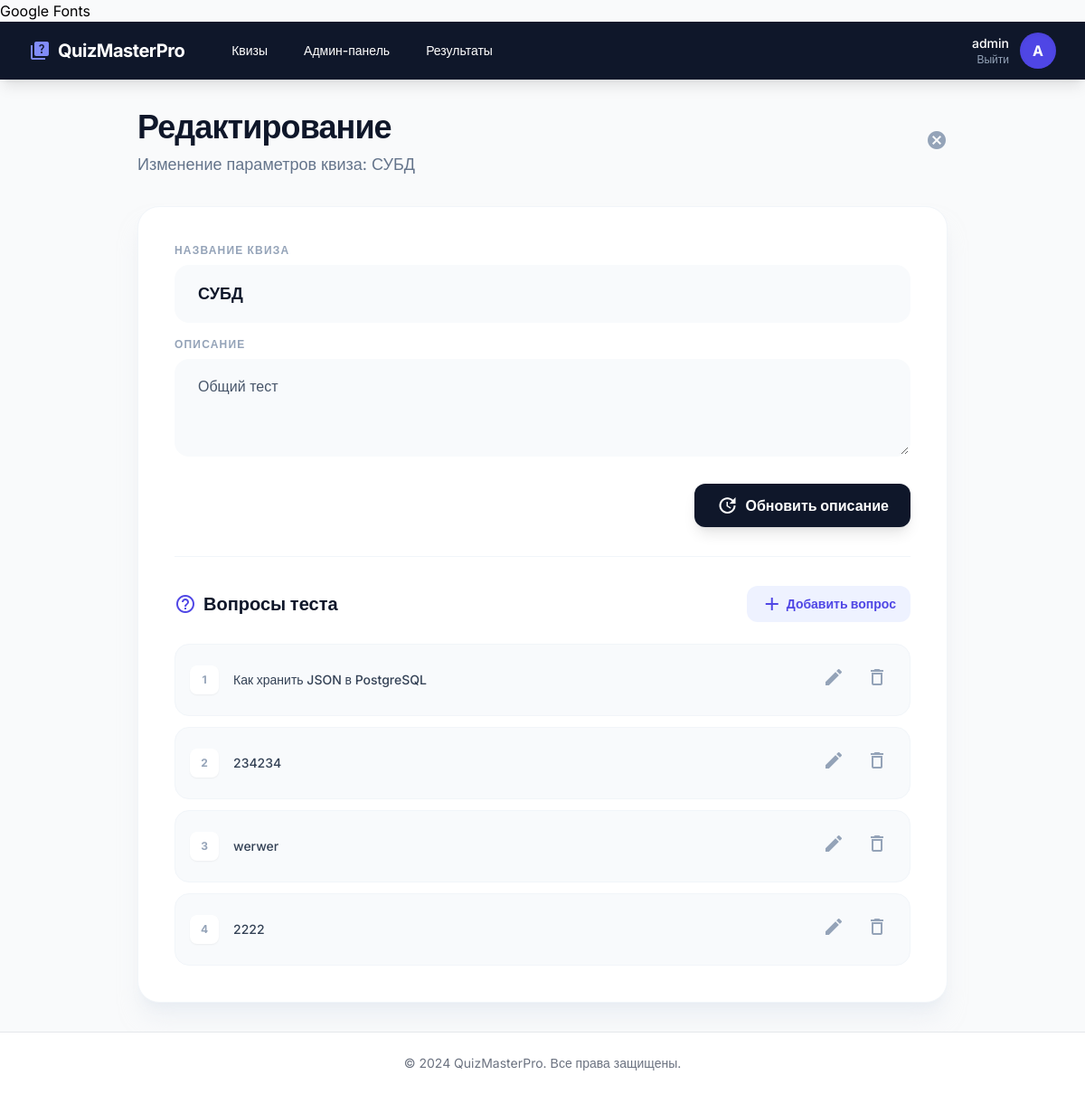
Page /admin/edit/1 (signed in) on the committed database.
### app/models.py (models this page shows, shortened)
class User(db.Model, UserMixin):
    id = db.Column(db.Integer, primary_key=True)
    username = db.Column(db.String(64), index=True, unique=True)
    password_hash = db.Column(db.String(128))
    is_admin = db.Column(db.Boolean, default=False)
    created_at = db.Column(db.DateTime, default=datetime.utcnow)

class Quiz(db.Model):
    id = db.Column(db.Integer, primary_key=True)
    title = db.Column(db.String(128), nullable=False)
    description = db.Column(db.Text)
    created_at = db.Column(db.DateTime, default=datetime.utcnow)
    created_by = db.Column(db.Integer, db.ForeignKey('user.id'))
    is_active = db.Column(db.Boolean, default=True)
    questions = db.relationship('Question', backref='quiz', lazy='dynamic', cascade='all, delete-orphan')

class Question(db.Model):
    id = db.Column(db.Integer, primary_key=True)
    quiz_id = db.Column(db.Integer, db.ForeignKey('quiz.id'))
    text = db.Column(db.Text, nullable=False)
    order = db.Column(db.Integer)
    answers = db.relationship('Answer', backref='question', lazy='dynamic', cascade='all, delete-orphan')

### app/routes/admin_routes.py (the view, shortened to what this page needs)
@admin_bp.route('/admin/edit/<int:quiz_id>', methods=['GET', 'POST'])
@admin_required
def edit_quiz(quiz_id):
    quiz = Quiz.query.get_or_404(quiz_id)
    questions = Question.query.filter_by(quiz_id=quiz_id).order_by(Question.order).all()
    logger.info(f'Admin {current_user.username} accessed edit quiz {quiz_id}')
    return render_template('admin/edit_quiz.html', quiz=quiz, questions=questions)

### app/__init__.py (called while the page is built)
def create_app():
    app = Flask(__name__)
    app.config.from_object(Config)
    db.init_app(app)
    login_manager.init_app(app)
    login_manager.login_view = 'auth.login'
    from app.routes.main import main_bp
    from app.routes.auth_routes import auth_bp
    from app.routes.quiz_routes import quiz_bp
    from app.routes.admin_routes import admin_bp
    app.register_blueprint(main_bp)
    app.register_blueprint(auth_bp, url_prefix='/auth')
    app.register_blueprint(quiz_bp, url_prefix='/quizzes')
    app.register_blueprint(admin_bp)
    @login_manager.user_loader
    def load_user(user_id):
        from app.models import User
        return User.query.get(int(user_id))
    return app

### app/routes/admin_routes.py (called while the page is built)
def admin_required(f):
    @wraps(f)
    def decorated_function(*args, **kwargs):
        if not current_user.is_authenticated or not current_user.is_admin:
            logger.warning(f'Unauthorized access attempt by {current_user.username if current_user.is_authenticated else "anonymous"} to admin route')
            flash('Access denied. Admin privileges required.', 'error')
            return redirect(url_for('auth.login'))
        return f(*args, **kwargs)
    return decorated_function

### app/templates/admin/edit_quiz.html (shortened to what this page needs)
{% extends "base.html" %}
{% block content %}
<div class="max-w-4xl mx-auto space-y-8">
    <div class="flex items-center justify-between">
        <div>
            <h1 class="text-4xl font-black text-slate-900 tracking-tight">Редактирование</h1>
            <p class="text-slate-500 mt-2 text-lg">Изменение параметров квиза: {{ quiz.title }}</p>
        </div>
        <a href="{{ url_for('admin.dashboard') }}" class="text-slate-400 hover:text-slate-600 transition-colors">
            <span class="material-icons text-3xl">cancel</span>
        </a>
    </div>
    <div class="bg-white rounded-3xl shadow-xl shadow-slate-200/50 border border-slate-100 overflow-hidden">
        <div class="p-8 sm:p-10 space-y-8">
            <form action="{{ url_for('admin.edit_quiz', quiz_id=quiz.id) }}" method="POST" class="space-y-6">
                <div class="space-y-4">
                    <div>
                        <label for="title" class="block text-xs font-bold text-slate-400 uppercase tracking-widest mb-2">Название квиза</label>
                        <input type="text" id="title" name="title" value="{{ quiz.title }}"
                            class="w-full px-6 py-4 bg-slate-50 border-2 border-transparent focus:border-indigo-500 focus:bg-white rounded-2xl transition-all outline-none text-lg font-bold text-slate-900" required>
                    </div>
                    <div>
                        <label for="description" class="block text-xs font-bold text-slate-400 uppercase tracking-widest mb-2">Описание</label>
                        <textarea id="description" name="description" rows="3"
                            class="w-full px-6 py-4 bg-slate-50 border-2 border-transparent focus:border-indigo-500 focus:bg-white rounded-2xl transition-all outline-none text-slate-600">{{ quiz.description or '' }}</textarea>
                    </div>
                </div>
                <div class="flex justify-end">
                    <button type="submit" class="inline-flex items-center px-6 py-3 bg-slate-900 hover:bg-slate-800 text-white font-bold rounded-xl transition-all shadow-lg">
                        <span class="material-icons mr-2 text-sm">update</span>
                        Обновить описание
                    </button>
                </div>
            </form>
            <div class="pt-8 border-t border-slate-100">
                <div class="flex items-center justify-between mb-6">
                    <h3 class="text-xl font-bold text-slate-900 flex items-center">
                        <span class="material-icons text-indigo-600 mr-2">help_outline</span>
                        Вопросы теста
                    </h3>
                    <a href="{{ url_for('admin.edit_question', quiz_id=quiz.id, question_order=questions|length + 1) }}"
                       class="inline-flex items-center px-4 py-2 bg-indigo-50 text-indigo-600 hover:bg-indigo-100 font-bold rounded-xl transition-colors text-sm">
                        <span class="material-icons text-sm mr-1">add</span>
                        Добавить вопрос
                    </a>
                </div>
                <div class="space-y-3">
                    {% for question in questions %}
                        <div class="flex items-center justify-between p-4 bg-slate-50 rounded-2xl border border-slate-100 group hover:border-indigo-200 transition-all">
                            <div class="flex items-center">
                                <span class="w-8 h-8 flex items-center justify-center bg-white rounded-lg text-xs font-bold text-slate-400 mr-4 shadow-sm">
                                    {{ loop.index }}
                                </span>
                                <span class="text-sm font-medium text-slate-700 truncate max-w-md">{{ question.text }}</span>
                            </div>
                            <div class="flex items-center space-x-2">
                                <a href="{{ url_for('admin.edit_question', quiz_id=quiz.id, question_order=loop.index) }}"
                                   class="p-2 text-slate-400 hover:text-indigo-600 transition-colors">
                                    <span class="material-icons text-sm">edit</span>
                                </a>
                                <button class="p-2 text-slate-400 hover:text-rose-500 transition-colors">
                                    <span class="material-icons text-sm">delete_outline</span>
                                </button>
                            </div>
                        </div>
                    {% endfor %}
                </div>
            </div>
        </div>
    </div>
</div>
{% endblock %}

### app/templates/base.html (shortened to what this page needs)
<!DOCTYPE html>
<html lang="en">
<head>
    <script src="https://cdn.tailwindcss.com"></script>
</head>
<body class="bg-gray-50 min-h-screen flex flex-col">
    <nav class="bg-slate-900 text-white shadow-lg">
        <div class="max-w-7xl mx-auto px-4 sm:px-6 lg:px-8">
            <div class="flex justify-between h-16 items-center">
                <div class="flex items-center">
                    <a href="{{ url_for('main.index') }}" class="flex items-center space-x-2 text-xl font-bold tracking-tight">
                        <span class="material-icons text-indigo-400">quiz</span>
                        <span>QuizMasterPro</span>
                    </a>
                    <div class="hidden md:block ml-10">
                        <div class="flex items-baseline space-x-4">
                            {% if current_user.is_authenticated %}
                                <a href="{{ url_for('quiz.list_quizzes') }}" class="px-3 py-2 rounded-md text-sm font-medium hover:bg-slate-800 transition">Квизы</a>
                                {% if current_user.is_admin %}
                                    <a href="{{ url_for('admin.dashboard') }}" class="px-3 py-2 rounded-md text-sm font-medium hover:bg-slate-800 transition">Админ-панель</a>
                                    <a href="{{ url_for('admin.results_overview') }}" class="px-3 py-2 rounded-md text-sm font-medium hover:bg-slate-800 transition">Результаты</a>
                                {% endif %}
                            {% endif %}
                        </div>
                    </div>
                </div>
                <div class="flex items-center space-x-4">
                    {% if current_user.is_authenticated %}
                        <div class="flex items-center space-x-3">
                            <div class="flex flex-col items-end">
                                <span class="text-sm font-medium">{{ current_user.username }}</span>
                                <a href="{{ url_for('auth.logout') }}" class="text-xs text-slate-400 hover:text-white transition">Выйти</a>
                            </div>
                            <div class="h-10 w-10 rounded-full bg-indigo-600 flex items-center justify-center font-bold text-white shadow-inner">
                                {{ current_user.username[0] | upper }}
                            </div>
                        </div>
                    {% else %}
                        <a href="{{ url_for('auth.login') }}" class="bg-indigo-600 hover:bg-indigo-700 px-6 py-2.5 rounded-xl text-sm font-bold transition-all shadow-lg shadow-indigo-500/30 active:scale-95">Войти</a>
                    {% endif %}
                </div>
            </div>
        </div>
    </nav>
    <main class="flex-grow py-8">
        <div class="max-w-7xl mx-auto px-4 sm:px-6 lg:px-8">
            {% block content %}{% endblock %}
        </div>
    </main>
    <footer class="bg-white border-t py-6 mt-auto">
        <div class="container mx-auto px-4 text-center text-gray-500 text-sm">
            &copy; 2024 QuizMasterPro. Все права защищены.
        </div>
    </footer>
</body>
</html>

### app/templates/base.html (style rules this page uses)
body { font-family: 'Inter', sans-serif; }

### rows in the picture
User: username "admin", username "A"
Quiz: title "СУБД", description "Общий тест"
Question: text "Как хранить JSON в PostgreSQL"
Question: text "234234"
Question: text "werwer"
Question: text "2222"
